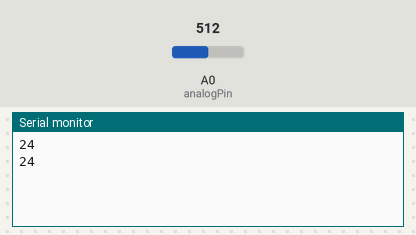
Simulated run of this sketch. Board: Arduino Uno, built with avr-gcc and run on an emulated ATmega328P. On the bench: the last lines printed to the serial monitor. The test bench sets the inputs (shaded band); at power-on: A0 (analogPin) = 512.

Above: at 3.3 s.
3.4 s: A0 (analogPin) set to 716
At 6.0 s:
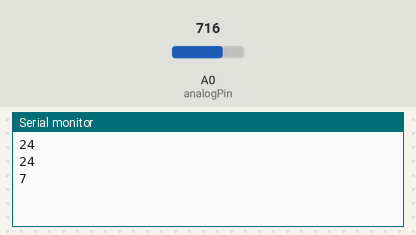
6.7 s: A0 (analogPin) set to 900
At 8.0 s:
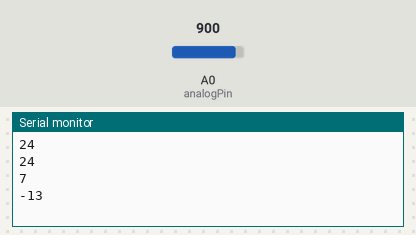
Timing chart, 0 to 9.7 s (numbered marks = the images above; inputs shaded):
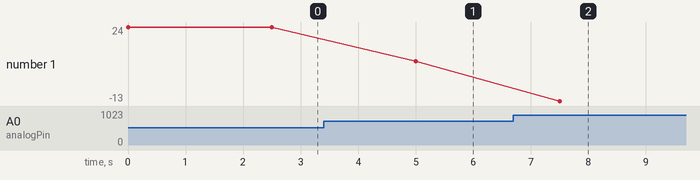

Measured:
- after the input at 3.4 s, the serial monitor: prints a new line after 1.6 s (image 1)
- after the input at 6.7 s, the serial monitor: prints a new line after 0.80 s (image 2)
- plotted number 1: 24 → 7 after the input at 3.4 s, 7 → -13 after the input at 6.7 s

The sketch:

termo.ino
```cpp
const int analogPin = A0;     // Pin analógico utilizado para leer el valor del termistor
const int B = 3975;           // Valor B del termistor
const int seriesResistor = 10000;   // Valor de la resistencia en serie utilizada con el termistor
int temp;                     // Variable para almacenar la temperatura

void setup() {
  Serial.begin(9600);        // Inicia la comunicación serial a 9600 baudios
}

void loop() {
  int reading = analogRead(analogPin);      // Lee el valor analógico del termistor
  float resistance = seriesResistor / ((1023 / (float)reading) - 1);  // Calcula la resistencia del termistor
  float temperature = 1 / ((log(resistance / seriesResistor) / B) + (1 / 298.15)) - 273.15;  // Calcula la temperatura en grados Celsius
  temp = (int)temperature;    // Convierte la temperatura a un entero
  //Serial.print("Temperatura: ");     // Imprime el mensaje de temperatura en la conexión serial
  Serial.print(temp);
  //Serial.println(" grados Celsius");
  Serial.print('\n');
  delay(2500);                // Espera un segundo antes de leer la temperatura nuevamente
}
```
